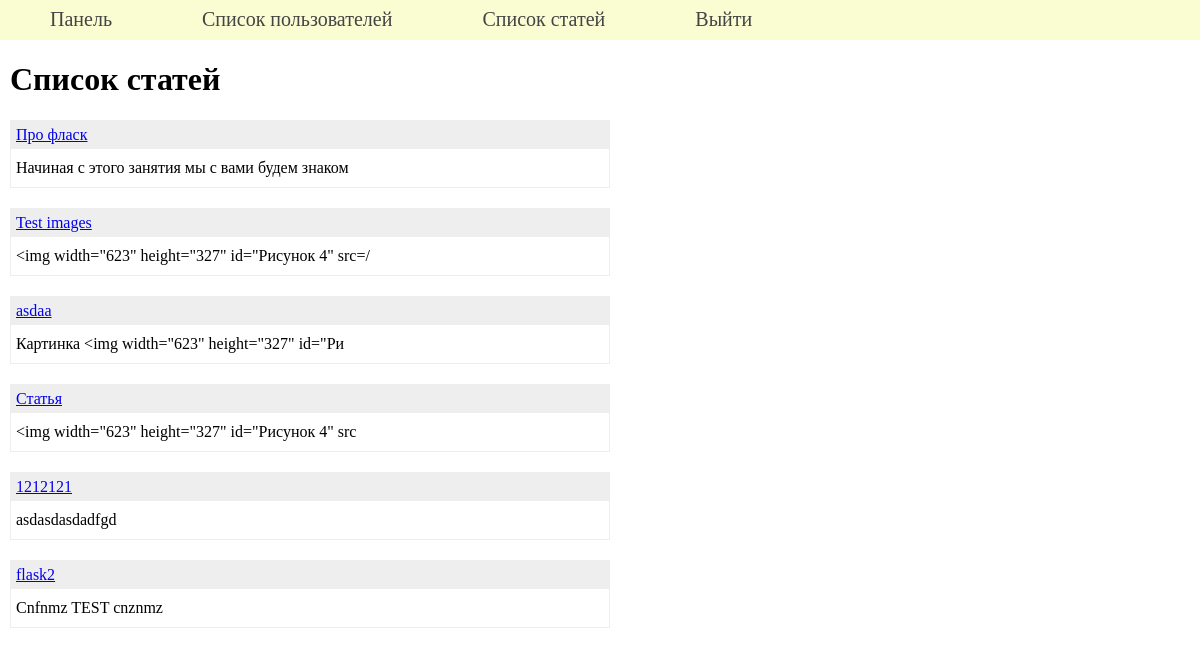
The app's page /admin/list-pubs (signed in), older data.
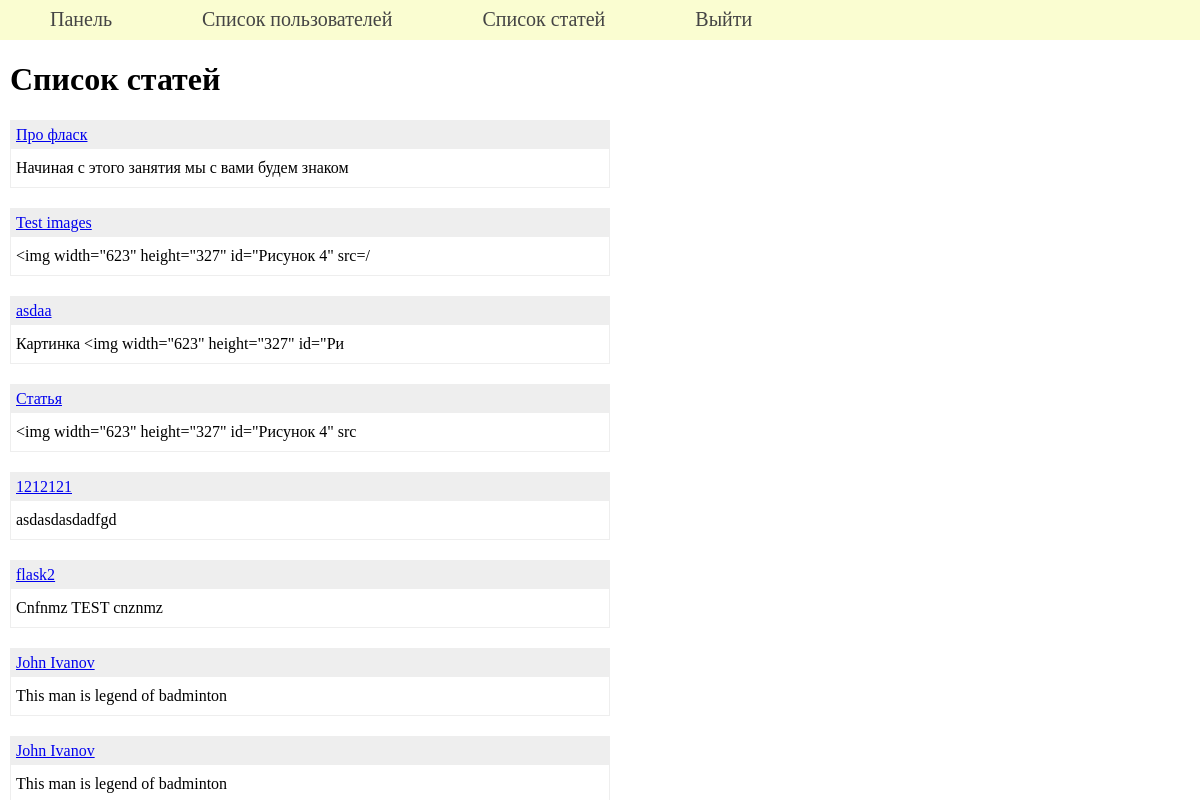
The same page, newer data.
### tables this page shows
CREATE TABLE posts (
id integer PRIMARY KEY AUTOINCREMENT,
title text NOT NULL,
text text NOT NULL,
url text NOT NULL,
time integer NOT NULL
);

### admin/admin.py (the view)
@admin.route('/list-pubs')
def listpubs():
    if not isLogged():
        return redirect(url_for('.login'))
    list = []
    if db:
        try:
            cur = db.cursor()
            cur.execute(f'SELECT title,text,url FROM posts')
            list = cur.fetchall()
        except sqlite3.Error as e:
            print('Ошибка подключения к БД', str(e))
    return render_template('admin/listpubs.html', title="Список статей", menu=menu, list=list)

### FDataBase.py (called while the page is built)
    def getUser(self, user_id):
        try:
            self.__cur.execute(f'SELECT * FROM users WHERE id = {user_id} LIMIT 1')
            res = self.__cur.fetchone()
            if not res:
                print('Пользователь не найден')
                return False
            return res
        except sqlite3.Error as e:
            print("Ошибка получения данных из БД", str(e))
        return False

### UserLogin.py (called while the page is built)
    def fromDB(self, user_id, db):
        self.__user = db.getUser(user_id)
        return self

### admin/admin.py (called while the page is built)
@admin.before_request
def before_request():
    global db
    db = g.get('link_db')

@admin.teardown_request
def teardown_request(request):
    global db
    db = None
    return request

def isLogged():
    return True if session.get('admin_logged') else False

### main.py (called while the page is built)
@login_manager.user_loader
def load_user(user_id):
    return UserLogin().fromDB(user_id, DBASE)

def connect_db():
    conn = sqlite3.connect(app.config['DATABASE'])
    conn.row_factory = sqlite3.Row
    return conn

def get_db():
    if not hasattr(g, 'link_db'):
        g.link_db = connect_db()
    return g.link_db

@app.before_request
def before_request():
    global DBASE
    db = get_db()
    DBASE = FDataBase(db)

### admin/templates/admin/listpubs.html (shortened to what this page needs)
{% extends 'admin/base_admin.html' %}
{% block content %}
<h1>{{title}}</h1>
<ul class="list-posts">
{% for p in list %}
<li>
<p class="title"><a href="{{ url_for('showPost', alias=p.url)}}">{{p.title}}</a></p>
<p class="annonce">{{ p.text[:50] | striptags  }}</p>
</li>
{% endfor %}
</ul>
{% endblock %}

Row changes from the older to the newer data that the page shows:
added posts: title "John Ivanov", text "This man is legend of badminton"
added posts: title "John Ivanov", text "This man is legend of badminton"
